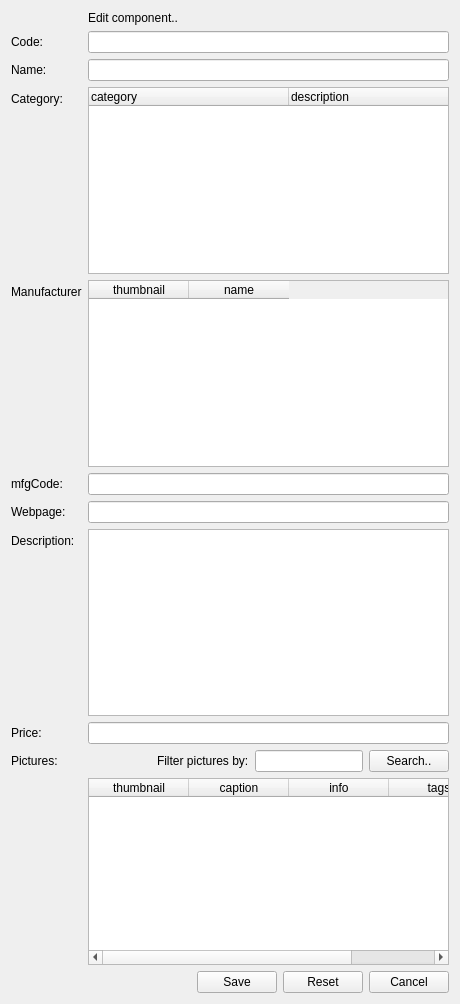
<?xml version="1.0" encoding="UTF-8"?>
<ui version="4.0">
 <class>component_edit_form</class>
 <widget class="QWidget" name="component_edit_form">
  <property name="geometry">
   <rect>
    <x>0</x>
    <y>0</y>
    <width>460</width>
    <height>1004</height>
   </rect>
  </property>
  <property name="windowTitle">
   <string>Edit component</string>
  </property>
  <property name="initAction" stdset="0">
   <string notr="true">read</string>
  </property>
  <property name="id" stdset="0">
   <string notr="true">{global.id}</string>
  </property>
  <property name="doctype" stdset="0">
   <string notr="true">ComponentRequest.simpleForm</string>
  </property>
  <property name="rootelement" stdset="0">
   <string notr="true">component</string>
  </property>
  <layout class="QFormLayout" name="formLayout">
   <property name="fieldGrowthPolicy">
    <enum>QFormLayout::AllNonFixedFieldsGrow</enum>
   </property>
   <item row="1" column="0">
    <widget class="QLabel" name="label_code">
     <property name="text">
      <string>Code:</string>
     </property>
     <property name="buddy">
      <cstring>code</cstring>
     </property>
    </widget>
   </item>
   <item row="1" column="1">
    <widget class="QLineEdit" name="code">
     <property name="initialFocus" stdset="0">
      <bool>true</bool>
     </property>
    </widget>
   </item>
   <item row="2" column="0">
    <widget class="QLabel" name="label_name">
     <property name="text">
      <string>Name:</string>
     </property>
     <property name="buddy">
      <cstring>name</cstring>
     </property>
    </widget>
   </item>
   <item row="2" column="1">
    <widget class="QLineEdit" name="name"/>
   </item>
   <item row="3" column="0">
    <widget class="QLabel" name="label_category">
     <property name="text">
      <string>Category:</string>
     </property>
     <property name="buddy">
      <cstring>category</cstring>
     </property>
    </widget>
   </item>
   <item row="3" column="1">
    <widget class="QTreeWidget" name="category">
     <property name="selectionMode">
      <enum>QAbstractItemView::SingleSelection</enum>
     </property>
     <property name="headerHidden">
      <bool>false</bool>
     </property>
     <property name="expandsOnDoubleClick">
      <bool>false</bool>
     </property>
     <property name="doctype" stdset="0">
      <string>CategoryHierarchyRequest.simpleform</string>
     </property>
     <property name="rootelement" stdset="0">
      <string>category</string>
     </property>
     <property name="action" stdset="0">
      <string notr="true">read</string>
     </property>
     <attribute name="headerDefaultSectionSize">
      <number>200</number>
     </attribute>
     <column>
      <property name="text">
       <string>category</string>
      </property>
     </column>
     <column>
      <property name="text">
       <string>description</string>
      </property>
     </column>
    </widget>
   </item>
   <item row="4" column="0">
    <widget class="QLabel" name="label_manufacturer">
     <property name="text">
      <string>Manufacturer</string>
     </property>
     <property name="buddy">
      <cstring>manufacturer</cstring>
     </property>
    </widget>
   </item>
   <item row="4" column="1">
    <widget class="QTableWidget" name="manufacturer">
     <property name="horizontalScrollBarPolicy">
      <enum>Qt::ScrollBarAsNeeded</enum>
     </property>
     <property name="alternatingRowColors">
      <bool>true</bool>
     </property>
     <property name="selectionMode">
      <enum>QAbstractItemView::SingleSelection</enum>
     </property>
     <property name="selectionBehavior">
      <enum>QAbstractItemView::SelectRows</enum>
     </property>
     <property name="showGrid">
      <bool>true</bool>
     </property>
     <property name="gridStyle">
      <enum>Qt::DotLine</enum>
     </property>
     <property name="sortingEnabled">
      <bool>true</bool>
     </property>
     <property name="doctype" stdset="0">
      <string notr="true">ManufacturerListRequest.simpleform</string>
     </property>
     <property name="rootelement" stdset="0">
      <string notr="true">manufacturer</string>
     </property>
     <property name="action" stdset="0">
      <string notr="true">read</string>
     </property>
     <attribute name="horizontalHeaderShowSortIndicator" stdset="0">
      <bool>true</bool>
     </attribute>
     <attribute name="verticalHeaderStretchLastSection">
      <bool>false</bool>
     </attribute>
     <column>
      <property name="text">
       <string>thumbnail</string>
      </property>
     </column>
     <column>
      <property name="text">
       <string>name</string>
      </property>
     </column>
    </widget>
   </item>
   <item row="5" column="0">
    <widget class="QLabel" name="label_mfgCode">
     <property name="text">
      <string>mfgCode:</string>
     </property>
     <property name="buddy">
      <cstring>mfgCode</cstring>
     </property>
    </widget>
   </item>
   <item row="5" column="1">
    <widget class="QLineEdit" name="mfgCode"/>
   </item>
   <item row="6" column="0">
    <widget class="QLabel" name="label_description">
     <property name="text">
      <string>Webpage:</string>
     </property>
     <property name="buddy">
      <cstring>webPage</cstring>
     </property>
    </widget>
   </item>
   <item row="6" column="1">
    <widget class="QLineEdit" name="webPage"/>
   </item>
   <item row="12" column="1">
    <layout class="QHBoxLayout" name="horizontalLayout">
     <item>
      <spacer name="horizontalSpacer">
       <property name="orientation">
        <enum>Qt::Horizontal</enum>
       </property>
       <property name="sizeHint" stdset="0">
        <size>
         <width>40</width>
         <height>20</height>
        </size>
       </property>
      </spacer>
     </item>
     <item>
      <widget class="QPushButton" name="save">
       <property name="text">
        <string>Save</string>
       </property>
       <property name="rootelement" stdset="0">
        <string notr="true">component</string>
       </property>
       <property name="doctype" stdset="0">
        <string notr="true">Component.simpleform</string>
       </property>
       <property name="action" stdset="0">
        <string notr="true">update</string>
       </property>
       <property name="form" stdset="0">
        <string notr="true">components</string>
       </property>
       <property name="id" stdset="0">
        <string notr="true">{global.id}</string>
       </property>
      </widget>
     </item>
     <item>
      <widget class="QPushButton" name="reset">
       <property name="text">
        <string>Reset</string>
       </property>
       <property name="doctype" stdset="0">
        <string notr="true">ComponentRequest.simpleform</string>
       </property>
       <property name="rootelement" stdset="0">
        <string notr="true">component</string>
       </property>
       <property name="action" stdset="0">
        <string notr="true">read</string>
       </property>
       <property name="id" stdset="0">
        <string notr="true">{global.id}</string>
       </property>
      </widget>
     </item>
     <item>
      <widget class="QPushButton" name="cancel">
       <property name="text">
        <string>Cancel</string>
       </property>
       <property name="form" stdset="0">
        <string notr="true">components</string>
       </property>
      </widget>
     </item>
    </layout>
   </item>
   <item row="8" column="0">
    <widget class="QLabel" name="label_description_2">
     <property name="text">
      <string>Description:</string>
     </property>
     <property name="buddy">
      <cstring>description</cstring>
     </property>
    </widget>
   </item>
   <item row="9" column="1">
    <widget class="QLineEdit" name="price"/>
   </item>
   <item row="9" column="0">
    <widget class="QLabel" name="label_price">
     <property name="text">
      <string>Price:</string>
     </property>
     <property name="buddy">
      <cstring>price</cstring>
     </property>
    </widget>
   </item>
   <item row="8" column="1">
    <widget class="QPlainTextEdit" name="description"/>
   </item>
   <item row="11" column="1">
    <widget class="QTableWidget" name="picture">
     <property name="horizontalScrollBarPolicy">
      <enum>Qt::ScrollBarAsNeeded</enum>
     </property>
     <property name="alternatingRowColors">
      <bool>true</bool>
     </property>
     <property name="selectionMode">
      <enum>QAbstractItemView::MultiSelection</enum>
     </property>
     <property name="selectionBehavior">
      <enum>QAbstractItemView::SelectRows</enum>
     </property>
     <property name="showGrid">
      <bool>true</bool>
     </property>
     <property name="gridStyle">
      <enum>Qt::DotLine</enum>
     </property>
     <property name="sortingEnabled">
      <bool>true</bool>
     </property>
     <property name="doctype" stdset="0">
      <string notr="true">PictureListRequest.simpleform</string>
     </property>
     <property name="rootelement" stdset="0">
      <string notr="true">picture</string>
     </property>
     <property name="search" stdset="0">
      <string notr="true">{search.text}</string>
     </property>
     <property name="action" stdset="0">
      <string notr="true">read</string>
     </property>
     <attribute name="horizontalHeaderShowSortIndicator" stdset="0">
      <bool>true</bool>
     </attribute>
     <attribute name="verticalHeaderStretchLastSection">
      <bool>false</bool>
     </attribute>
     <column>
      <property name="text">
       <string>thumbnail</string>
      </property>
     </column>
     <column>
      <property name="text">
       <string>caption</string>
      </property>
     </column>
     <column>
      <property name="text">
       <string>info</string>
      </property>
     </column>
     <column>
      <property name="text">
       <string>tags</string>
      </property>
     </column>
    </widget>
   </item>
   <item row="10" column="1">
    <layout class="QHBoxLayout" name="horizontalLayout_2">
     <item>
      <spacer name="horizontalSpacer_3">
       <property name="orientation">
        <enum>Qt::Horizontal</enum>
       </property>
       <property name="sizeHint" stdset="0">
        <size>
         <width>40</width>
         <height>20</height>
        </size>
       </property>
      </spacer>
     </item>
     <item>
      <widget class="QLabel" name="label_3">
       <property name="text">
        <string>Filter pictures by:</string>
       </property>
      </widget>
     </item>
     <item>
      <widget class="QLineEdit" name="search"/>
     </item>
     <item>
      <widget class="QPushButton" name="searchButton">
       <property name="text">
        <string>Search..</string>
       </property>
       <property name="global.searchState" stdset="0">
        <string notr="true">{search.state}</string>
       </property>
       <property name="action" stdset="0">
        <string notr="true">picture.reload</string>
       </property>
      </widget>
     </item>
    </layout>
   </item>
   <item row="10" column="0">
    <widget class="QLabel" name="label">
     <property name="text">
      <string>Pictures:</string>
     </property>
     <property name="buddy">
      <cstring>picture</cstring>
     </property>
    </widget>
   </item>
   <item row="0" column="0">
    <widget class="QLabel" name="label_2">
     <property name="text">
      <string/>
     </property>
     <property name="pixmap">
      <pixmap resource="../qtclient.qrc">:/images/brick_edit.png</pixmap>
     </property>
    </widget>
   </item>
   <item row="0" column="1">
    <widget class="QLabel" name="label_4">
     <property name="text">
      <string>Edit component..</string>
     </property>
    </widget>
   </item>
  </layout>
 </widget>
 <tabstops>
  <tabstop>code</tabstop>
  <tabstop>name</tabstop>
  <tabstop>category</tabstop>
  <tabstop>manufacturer</tabstop>
  <tabstop>mfgCode</tabstop>
  <tabstop>webPage</tabstop>
  <tabstop>description</tabstop>
  <tabstop>price</tabstop>
  <tabstop>search</tabstop>
  <tabstop>searchButton</tabstop>
  <tabstop>picture</tabstop>
  <tabstop>save</tabstop>
  <tabstop>reset</tabstop>
  <tabstop>cancel</tabstop>
 </tabstops>
 <resources>
  <include location="../qtclient.qrc"/>
  <include location="../resources/configurator.qrc"/>
 </resources>
 <connections>
  <connection>
   <sender>search</sender>
   <signal>returnPressed()</signal>
   <receiver>searchButton</receiver>
   <slot>click()</slot>
   <hints>
    <hint type="sourcelabel">
     <x>355</x>
     <y>754</y>
    </hint>
    <hint type="destinationlabel">
     <x>399</x>
     <y>753</y>
    </hint>
   </hints>
  </connection>
 </connections>
</ui>
